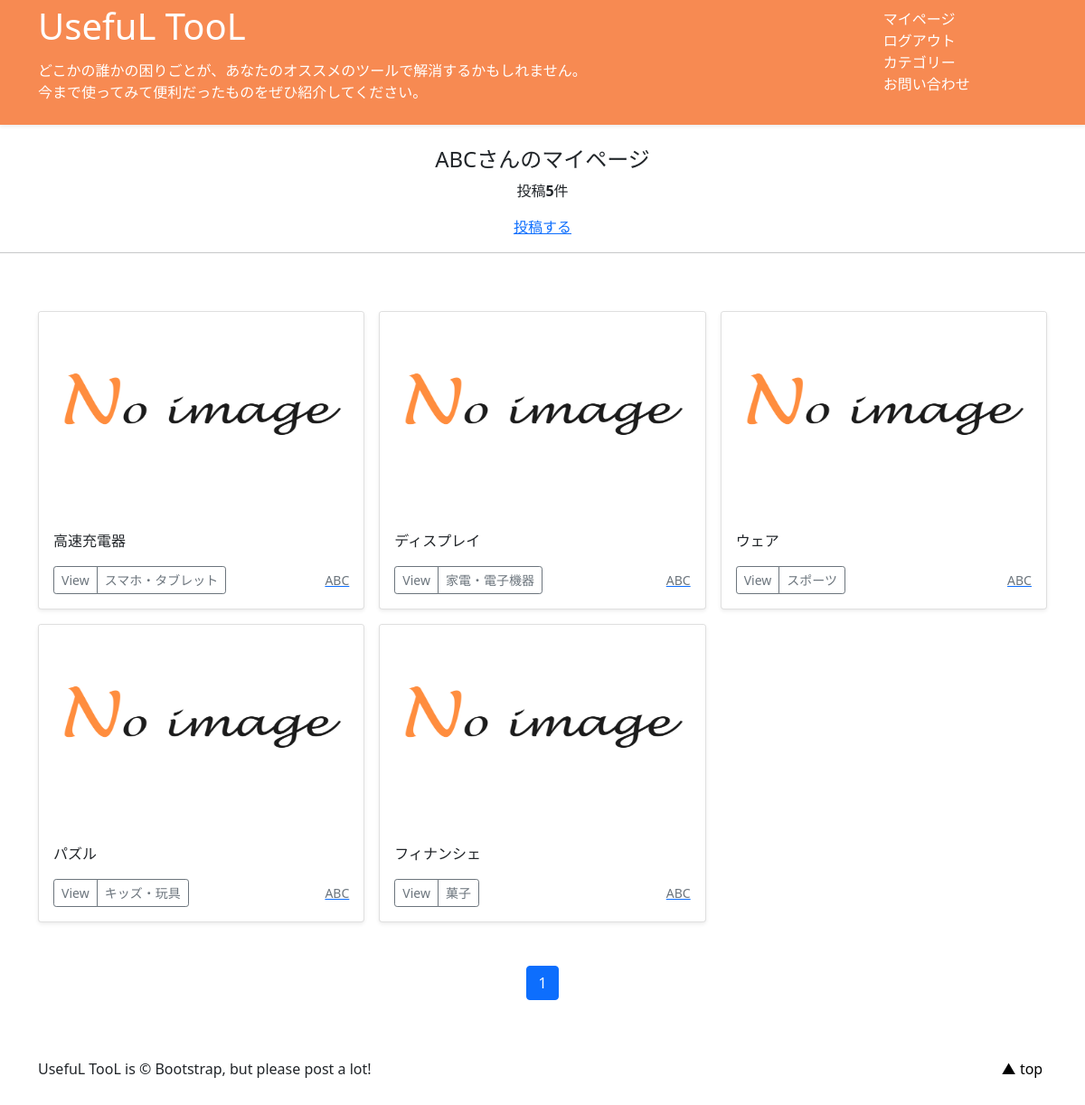
The app's page /accounts/profile/ (signed in) with its own data.
### accounts/models.py (models this page shows)
class CustomUser(AbstractUser):
    pass

### tool/models.py (models this page shows, shortened)
class ToolPost(models.Model):
    user = models.ForeignKey(CustomUser,
                             verbose_name = 'ユーザー',
                             on_delete = models.CASCADE )
    category = models.ForeignKey(
        Category,
        verbose_name = 'カテゴリ',
        on_delete = models.PROTECT )
    title = models.CharField(
        verbose_name='タイトル',max_length=30 )
    for_user = models.TextField(
        verbose_name='キーワード', )
    comment = models.TextField(
        verbose_name='コメント', )
    image1 = models.ImageField(
        verbose_name='イメージ1', upload_to= 'tool_img' )
    image2 = models.ImageField(
        verbose_name='イメージ2', upload_to= 'tool_img',
         blank = True, null = True )
    posted_at = models.DateTimeField(
        verbose_name='投稿日時' , auto_now_add = True )

class Category(models.Model):
    title = models.CharField(verbose_name = 'カテゴリ',
                             max_length=20 )

### tool/views.py (the view)
# urls.py: path('accounts/profile/', views.MypageView.as_view(), name = 'mypage'),
class MypageView(ListView):
    template_name = 'mypage.html'
    paginate_by = 9
    def get_queryset(self):
        queryset = ToolPost.objects.filter(user=self.request.user).order_by('-posted_at')
        return queryset

### 1120 buck_up/tool/templates/mypage.html (shortened to what this page needs)
{% extends 'base.html' %}
    {% block contents %}
    {% if user.is_authenticated %}
    <br>
    <div style="text-align: center">
        <h4>{{ user.username }}さんのマイページ</h4>
        {% if object_list.count == 0 %}
            <p>{{user.username}}さんの投稿はありません</p>
        {% else %}
            <p>投稿<strong>{{ object_list.count}}</strong>件</p>
        {% endif %}
        <a href="{% url 'tool:post' %}">投稿する</a>
    </div>
    <hr>
    {% endif %}
    {% include "tools_list.html" %}
    {% include "pagination.html" %}
    {% endblock %}

### 1120 buck_up/tool/templates/tools_list.html (shortened to what this page needs)
  <div class="album py-5 bg-body-tertiary">
    <div class="container">
      <div class="row row-cols-1 row-cols-sm-2 row-cols-md-3 g-3">
        {% for record in object_list %}
        <div class="col">
          <div class="card shadow-sm">
            <img src="{{ record.image1.url }}"
                 class="bd-placeholder-img card-img-top"
                 width="100%" height="225"
                 xmlns="http://www.w3.org/2000/svg"
                 role="img" aria-label="Placeholder: Thumbnail"
                 preserveAspectRatio="xMidYMid slice"
                 focusable="false">
                 <rect width="100%" height="100%" fill="#55595c"/>
            <div class="card-body">
              <p class="card-text">{{record.title}}</p>
              <div class="d-flex justify-content-between align-items-center">
                <div class="btn-group">
                  <button type="button" class="btn btn-sm btn-outline-secondary"
                  onclick="location.href='{% url 'tool:tools_detail' record.pk %}'">View</button>
                  <button type="button" class="btn btn-sm btn-outline-secondary"
                  onclick="location.href='{% url 'tool:tools_cat' category=record.category.id %}'">{{record.category.title}}</button>
                </div>
                <a href="{% url 'tool:user_list' user=record.user.id %}">
                <small class="text-muted">{{record.user.username}}</small>
                </a>
              </div>
            </div>
          </div>
        </div>
        {% endfor %}
      </div>
    </div>
  </div>

### 1120 buck_up/tool/templates/base.html (style rules this page uses)
.bd-placeholder-img { font-size: 1.125rem; text-anchor: middle; -webkit-user-select: none; -moz-user-select: none; user-select: none; }

### records on screen
CustomUser: username "ABC"
ToolPost: image1 (picture), title "高速充電器", category "スマホ・タブレット", user.username "ABC"
ToolPost: image1 (picture), title "ディスプレイ", category "家電・電子機器", user.username "ABC"
ToolPost: image1 (picture), title "ウェア", category "スポーツ", user.username "ABC"
ToolPost: image1 (picture), title "パズル", category "キッズ・玩具", user.username "ABC"
ToolPost: image1 (placeholder picture), title "フィナンシェ", category "菓子", user.username "ABC"

### other values on screen
{{ object_list.count }} "5"
{{ num }} "1"
